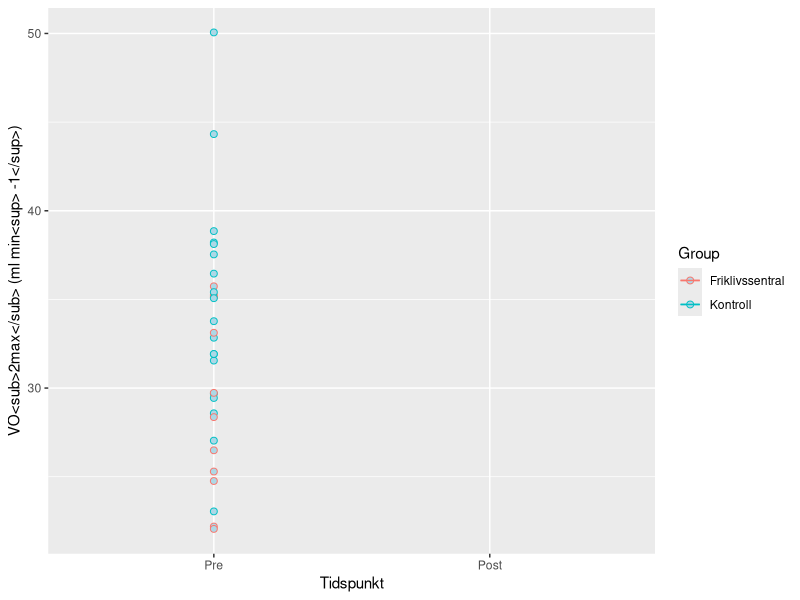

Reproduce this figure in R. (Note: this script raises an error after producing the figure.)
## ---- chunk 1
library(tidyverse)
library(readxl)
library(ggtext)
library(ggplot2)
data <- read_excel("Revidert_resultatskjema.xlsx", na = "NA") #Henter data

Vo2figur <- select(data, id, time, group, vo2max_ml_min_kg_6x5) %>%
  filter(id != "tr031 10541") %>%
  filter(id != "tr031 11421") %>%
  filter(id != "tr031 13404") %>%
  filter(id != "tr031 004") %>%
  filter(id != "tr031 008") %>%
  filter(id != "tr031 001") %>%
  filter(id != "tr031 016")%>%
  filter(id != "tr031 014")

mean <- Vo2figur%>%
  group_by(group)%>%
  summarise(gjennomsnitt = mean(vo2max_ml_min_kg_6x5))%>%
  pivot_wider(names_from = group,
              values_from = gjennomsnitt)


Vo2figur$time <- factor(Vo2figur$time, levels = c("pre", "post"), labels = c("Pre", "Post"))
Vo2figur$group <-factor(Vo2figur$group,levels = c("fls", "kon"), labels = c("Friklivssentral", "Kontroll"))

ggplot(Vo2figur, aes(time, vo2max_ml_min_kg_6x5, color = group, group = id)) + geom_line() + geom_point(size = 2, fill = "lightblue", shape = 21) +
  labs(x = "Tidspunkt", 
       y = "VO<sub>2max</sub> (ml min<sup> -1</sup>)", color = "Group") +
  geom_hline(data = mean, aes(yintercept = fls, col = "Friklivssentral")) +  geom_hline(data = mean, aes(yintercept = kon, col = "Kontroll"))
  

esquisser()
janitor()

